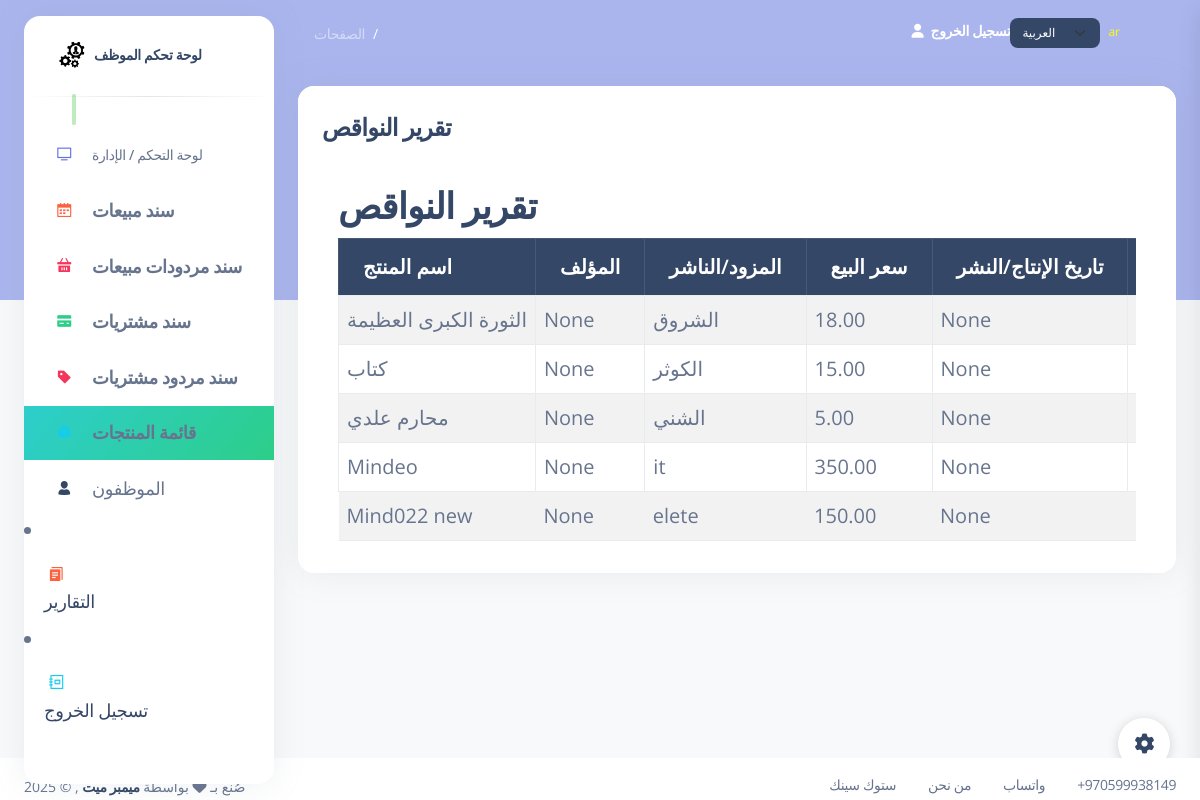
Page /empty_products_report/ on the earlier database version.
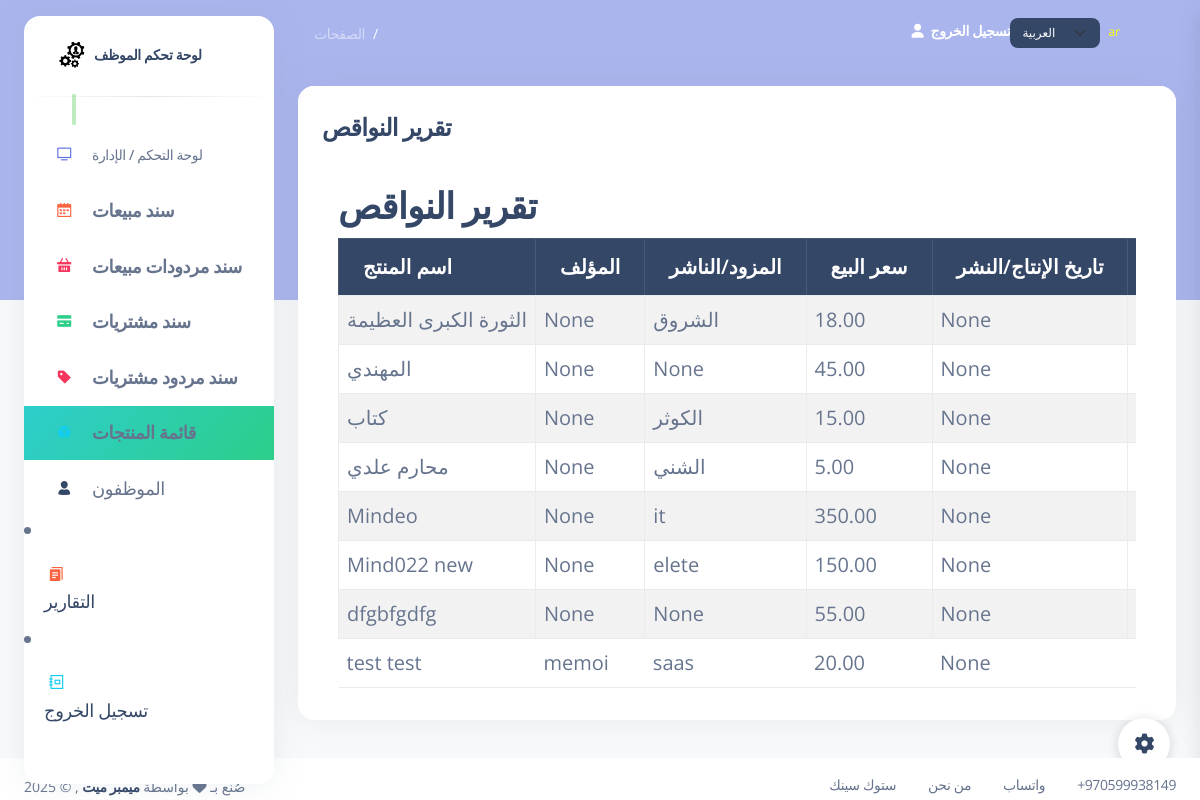
Same page on the later database version.
### my_app/models.py (models this page shows, shortened)
class Product(models.Model):
    product_name = models.CharField(max_length=255)
    quantity = models.IntegerField(default=0)
    purchasing_price = models.DecimalField(max_digits=6, decimal_places=2)
    sale_price = models.DecimalField(max_digits=6, decimal_places=2, null=True, blank=True)
    category = models.CharField(max_length=100, blank=True, null=True)
    expiry_date = models.DateField(blank=True, null=True)
    isbn = models.CharField(max_length=32, unique=True)
    production_date = models.DateField(blank=True, null=True)
    author = models.CharField(max_length=255, blank=True, null=True)
    supplier = models.CharField(max_length=255, blank=True, null=True)#publisher
    employee = models.ForeignKey(Employee, related_name="products", on_delete=models.CASCADE, null=True, blank=True)
    created_at = models.DateTimeField(auto_now_add=True)
    updated_at = models.DateTimeField(auto_now=True)
    objects = ProductManager()

### my_app/views.py (the view)
# urls.py: path('empty_products_report/', views.empty_products_report, name='empty_products_report'),
def empty_products_report(request):
    products = models.Product.objects.filter(quantity=0)
    context = {
        'products': products,
    }
    return render(request, 'empty_products_report.html', context)

### my_app/templates/empty_products_report.html
{% extends 'layouts/base.html' %}
{% load i18n %}
{% block content %}
  <div class="card mb-4" id="printableTable">
    <div class="card-header pb-0">
      <h4 class="mb-0">{% trans "Empty Products Report" %}</h4>
    </div>
    <div class="card-body">
      <div class="container mt-4">
        <h2>{% trans "Empty Products Report" %}</h2>
        <div class="table-responsive p-0">
            <table class="table table-striped table-bordered">
              <thead class="table-dark">
                <tr>
                    <th>{% trans "Product Name" %}</th>
                    <th>{% trans "Author" %}</th>
                <th>{% trans "Supplier/Publisher" %}</th>
                <th>{% trans "Sale Price" %}</th>
                <th>{% trans "Production Date" %}</th>
                <th>{% trans "Quantity" %}</th>
            </tr>
        </thead>
        <tbody>
            {% for product in products %}
            <tr>
                <td>{{ product.product_name }}</td>
                <td>{{ product.author }}</td>
                <td>{{ product.supplier }}</td>
                <td>{{ product.sale_price }}</td>
                <td>{{ product.production_date }}</td>
                <td>{{ product.quantity }}</td>
            </tr>
            {% endfor %}
        </tbody>
    </table>
    </div>
      </div>
{% endblock %}

Differences in the rows shown:
now on this page (row edited): Product: product_name "المهندي", author "None", supplier "None", sale_price "45.00", production_date "None"
added Product: product_name "dfgbfgdfg", author "None", supplier "None", sale_price "55.00", production_date "None"
added Product: product_name "test test", author "memoi", supplier "saas", sale_price "20.00", production_date "None"
